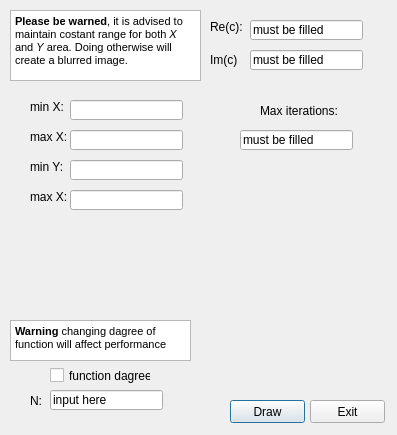
<?xml version="1.0" encoding="UTF-8"?>
<ui version="4.0">
 <class>Dialog</class>
 <widget class="QDialog" name="Dialog">
  <property name="geometry">
   <rect>
    <x>0</x>
    <y>0</y>
    <width>397</width>
    <height>435</height>
   </rect>
  </property>
  <property name="windowTitle">
   <string>Dialog</string>
  </property>
  <widget class="QLineEdit" name="lineEdit">
   <property name="geometry">
    <rect>
     <x>250</x>
     <y>50</y>
     <width>113</width>
     <height>20</height>
    </rect>
   </property>
   <property name="text">
    <string>must be filled</string>
   </property>
  </widget>
  <widget class="QLineEdit" name="reLineEdit">
   <property name="geometry">
    <rect>
     <x>250</x>
     <y>20</y>
     <width>113</width>
     <height>20</height>
    </rect>
   </property>
   <property name="text">
    <string>must be filled</string>
   </property>
  </widget>
  <widget class="QLabel" name="imLabel">
   <property name="geometry">
    <rect>
     <x>210</x>
     <y>50</y>
     <width>51</width>
     <height>20</height>
    </rect>
   </property>
   <property name="text">
    <string>Im(c)</string>
   </property>
  </widget>
  <widget class="QLabel" name="reLabel">
   <property name="geometry">
    <rect>
     <x>210</x>
     <y>20</y>
     <width>47</width>
     <height>14</height>
    </rect>
   </property>
   <property name="text">
    <string>Re(c):</string>
   </property>
  </widget>
  <widget class="QCheckBox" name="nFunctionCheckBox">
   <property name="geometry">
    <rect>
     <x>50</x>
     <y>360</y>
     <width>101</width>
     <height>31</height>
    </rect>
   </property>
   <property name="text">
    <string>function dagree</string>
   </property>
  </widget>
  <widget class="QLineEdit" name="lineEdit_2">
   <property name="geometry">
    <rect>
     <x>50</x>
     <y>390</y>
     <width>113</width>
     <height>20</height>
    </rect>
   </property>
   <property name="text">
    <string>input here</string>
   </property>
  </widget>
  <widget class="QLabel" name="nLabel">
   <property name="geometry">
    <rect>
     <x>30</x>
     <y>390</y>
     <width>21</width>
     <height>21</height>
    </rect>
   </property>
   <property name="text">
    <string>N:</string>
   </property>
  </widget>
  <widget class="QLineEdit" name="reLineEdit_2">
   <property name="geometry">
    <rect>
     <x>70</x>
     <y>100</y>
     <width>113</width>
     <height>20</height>
    </rect>
   </property>
  </widget>
  <widget class="QLabel" name="reLabel_2">
   <property name="geometry">
    <rect>
     <x>30</x>
     <y>100</y>
     <width>47</width>
     <height>14</height>
    </rect>
   </property>
   <property name="text">
    <string>min X:</string>
   </property>
  </widget>
  <widget class="QLineEdit" name="reLineEdit_3">
   <property name="geometry">
    <rect>
     <x>70</x>
     <y>130</y>
     <width>113</width>
     <height>20</height>
    </rect>
   </property>
  </widget>
  <widget class="QLabel" name="reLabel_3">
   <property name="geometry">
    <rect>
     <x>30</x>
     <y>130</y>
     <width>47</width>
     <height>14</height>
    </rect>
   </property>
   <property name="text">
    <string>max X:</string>
   </property>
  </widget>
  <widget class="QLineEdit" name="reLineEdit_4">
   <property name="geometry">
    <rect>
     <x>70</x>
     <y>160</y>
     <width>113</width>
     <height>20</height>
    </rect>
   </property>
  </widget>
  <widget class="QLabel" name="reLabel_4">
   <property name="geometry">
    <rect>
     <x>30</x>
     <y>160</y>
     <width>47</width>
     <height>14</height>
    </rect>
   </property>
   <property name="text">
    <string>min Y:</string>
   </property>
  </widget>
  <widget class="QLineEdit" name="reLineEdit_5">
   <property name="geometry">
    <rect>
     <x>70</x>
     <y>190</y>
     <width>113</width>
     <height>20</height>
    </rect>
   </property>
  </widget>
  <widget class="QLabel" name="reLabel_5">
   <property name="geometry">
    <rect>
     <x>30</x>
     <y>190</y>
     <width>47</width>
     <height>14</height>
    </rect>
   </property>
   <property name="text">
    <string>max X:</string>
   </property>
  </widget>
  <widget class="QTextBrowser" name="textBrowser">
   <property name="geometry">
    <rect>
     <x>10</x>
     <y>10</y>
     <width>191</width>
     <height>71</height>
    </rect>
   </property>
   <property name="html">
    <string>&lt;!DOCTYPE HTML PUBLIC &quot;-//W3C//DTD HTML 4.0//EN&quot; &quot;http://www.w3.org/TR/REC-html40/strict.dtd&quot;&gt;
&lt;html&gt;&lt;head&gt;&lt;meta name=&quot;qrichtext&quot; content=&quot;1&quot; /&gt;&lt;style type=&quot;text/css&quot;&gt;
p, li { white-space: pre-wrap; }
&lt;/style&gt;&lt;/head&gt;&lt;body style=&quot; font-family:'MS Shell Dlg 2'; font-size:8.25pt; font-weight:400; font-style:normal;&quot;&gt;
&lt;p style=&quot; margin-top:0px; margin-bottom:0px; margin-left:0px; margin-right:0px; -qt-block-indent:0; text-indent:0px;&quot;&gt;&lt;span style=&quot; font-family:'MS Shell Dlg 2'; font-weight:600;&quot;&gt;Please be warned&lt;/span&gt;&lt;span style=&quot; font-family:'MS Shell Dlg 2';&quot;&gt;, it is advised to maintain costant range for both&lt;/span&gt;&lt;span style=&quot; font-family:'MS Shell Dlg 2'; font-style:italic;&quot;&gt; X&lt;/span&gt;&lt;span style=&quot; font-family:'MS Shell Dlg 2';&quot;&gt; and &lt;/span&gt;&lt;span style=&quot; font-family:'MS Shell Dlg 2'; font-style:italic;&quot;&gt;Y&lt;/span&gt;&lt;span style=&quot; font-family:'MS Shell Dlg 2';&quot;&gt; area. Doing otherwise will create a blurred image.&lt;/span&gt;&lt;/p&gt;&lt;/body&gt;&lt;/html&gt;</string>
   </property>
  </widget>
  <widget class="QTextBrowser" name="textBrowser_2">
   <property name="geometry">
    <rect>
     <x>10</x>
     <y>320</y>
     <width>181</width>
     <height>41</height>
    </rect>
   </property>
   <property name="html">
    <string>&lt;!DOCTYPE HTML PUBLIC &quot;-//W3C//DTD HTML 4.0//EN&quot; &quot;http://www.w3.org/TR/REC-html40/strict.dtd&quot;&gt;
&lt;html&gt;&lt;head&gt;&lt;meta name=&quot;qrichtext&quot; content=&quot;1&quot; /&gt;&lt;style type=&quot;text/css&quot;&gt;
p, li { white-space: pre-wrap; }
&lt;/style&gt;&lt;/head&gt;&lt;body style=&quot; font-family:'MS Shell Dlg 2'; font-size:8.25pt; font-weight:400; font-style:normal;&quot;&gt;
&lt;p style=&quot; margin-top:0px; margin-bottom:0px; margin-left:0px; margin-right:0px; -qt-block-indent:0; text-indent:0px;&quot;&gt;&lt;span style=&quot; font-family:'MS Shell Dlg 2'; font-weight:600;&quot;&gt;Warning &lt;/span&gt;&lt;span style=&quot; font-family:'MS Shell Dlg 2';&quot;&gt;changing dagree of function will affect performance&lt;/span&gt;&lt;/p&gt;&lt;/body&gt;&lt;/html&gt;</string>
   </property>
  </widget>
  <widget class="QPushButton" name="drawButton">
   <property name="geometry">
    <rect>
     <x>230</x>
     <y>400</y>
     <width>75</width>
     <height>23</height>
    </rect>
   </property>
   <property name="text">
    <string>Draw</string>
   </property>
  </widget>
  <widget class="QPushButton" name="pushButton_2">
   <property name="geometry">
    <rect>
     <x>310</x>
     <y>400</y>
     <width>75</width>
     <height>23</height>
    </rect>
   </property>
   <property name="text">
    <string>Exit</string>
   </property>
  </widget>
  <widget class="QLineEdit" name="reLineEdit_6">
   <property name="geometry">
    <rect>
     <x>240</x>
     <y>130</y>
     <width>113</width>
     <height>20</height>
    </rect>
   </property>
   <property name="text">
    <string>must be filled</string>
   </property>
  </widget>
  <widget class="QLabel" name="label">
   <property name="geometry">
    <rect>
     <x>260</x>
     <y>100</y>
     <width>91</width>
     <height>21</height>
    </rect>
   </property>
   <property name="text">
    <string>Max iterations:</string>
   </property>
  </widget>
 </widget>
 <resources/>
 <connections>
  <connection>
   <sender>pushButton_2</sender>
   <signal>clicked()</signal>
   <receiver>Dialog</receiver>
   <slot>close()</slot>
   <hints>
    <hint type="sourcelabel">
     <x>336</x>
     <y>404</y>
    </hint>
    <hint type="destinationlabel">
     <x>360</x>
     <y>370</y>
    </hint>
   </hints>
  </connection>
 </connections>
</ui>
